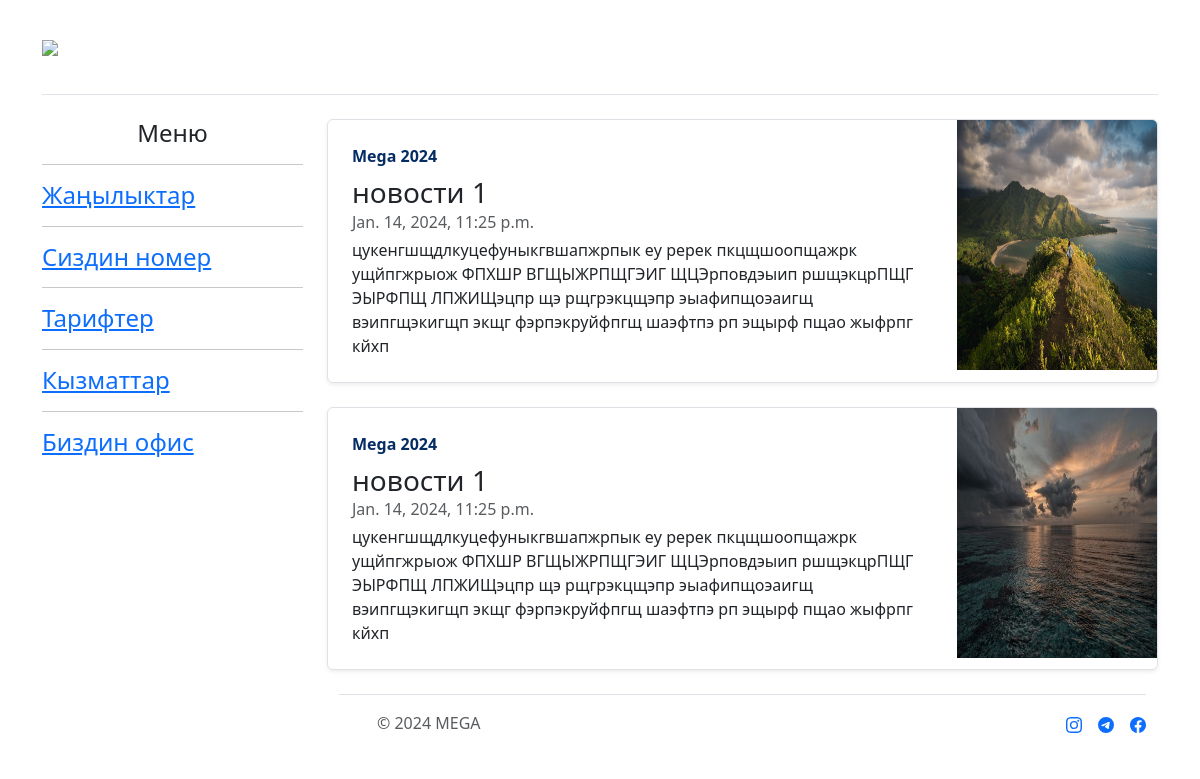
The page / on the database its author committed.
### app/models.py (models this page shows, shortened)
class News(models.Model):
    title = models.CharField(max_length=250)
    date = models.DateTimeField(auto_now_add=True)
    full = models.TextField()
    img = models.ImageField()
    class Meta:
        verbose_name = ("Новости")
        verbose_name_plural = ("Новости")

### app/views.py (the view)
# urls.py: path('', base, name="base"),
def base(request):
    news = News.objects.all()
    context = {
        "post":news
    }
    return render(request, "Mega/index.html", context)

### app/templates/Mega/index.html (shortened to what this page needs)
<!DOCTYPE html>
<html lang="en">
<head>
    <link href="https://cdn.jsdelivr.net/npm/bootstrap@5.3.2/dist/css/bootstrap.min.css" rel="stylesheet">
</head>
<body>
    <div class="container"><br>
    <div class="logo">
        <header class="d-flex flex-wrap align-items-center justify-content-center justify-content-md-between py-3 mb-4 border-bottom">
            <div class="col-md-3 mb-2 mb-md-0">
              <a href="/" class="d-inline-flex link-body-emphasis text-decoration-none">
                <img class="bi" width="auto" height="32" src="https://www.megacom.kg/uploads/ckeditor/pictures/3647/content_ru_MEGA-logo-horizontal_.png"></img>
              </a>
            </div>
          </header>
    </div>
    <main class="row">
        <div class="col-3 ">
            <center><h4 class="">Меню</h4></center>  <hr>
            <a href="{% url 'base' %}"><h4>Жаңылыктар</h4></a><hr>
            <a href="{% url 'number' %}"><h4>Сиздин номер</h4></a>  <hr>
            <a href="{% url 'tarif' %}"><h4>Тарифтер</h4></a>  <hr>
            <a href="{% url 'kyzmat' %}"><h4>Кызматтар</h4></a>  <hr>
            <a href="{% url 'about'%}"><h4>Биздин офис</h4></a>
        </div>
        <div class="col-9 ">
            <div class="col-md-12">
              {% for i in post%}
              <div class="col-md-12">
                  <div class="row g-0 border rounded overflow-hidden flex-md-row mb-4 shadow-sm h-md-250 position-relative">
                    <div class="col p-4 d-flex flex-column position-static">
                      <strong class="d-inline-block mb-2 text-primary-emphasis">Mega 2024</strong>
                      <h3 class="mb-0">{{i.title}}</h3>
                      <div class="mb-1 text-body-secondary">{{i.date}}</div>
                      <p class="card-text mb-auto">
                        {{i.full}}
                      </p>
                    </div>
                  <div class="col-auto d-none d-lg-block">
                    <img src="{{ i.img.url }}" class="bd-placeholder-img" width="200" height="250">
                  </div>
              </div>
              {% endfor %}
              <div class="footer">
                <div class="container">
                    <footer class="d-flex flex-wrap justify-content-between align-items-center py-3 my-4 border-top">
                      <div class="col-md-4 d-flex align-items-center">
                        <a href="/" class="mb-3 me-2 mb-md-0 text-body-secondary text-decoration-none lh-1">
                          <svg class="bi" width="30" height="24"><use xlink:href="#bootstrap"></use></svg>
                        </a>
                        <span class="mb-3 mb-md-0 text-body-secondary">© 2024 MEGA </span>
                      </div>
                      <ul class="nav col-md-4 justify-content-end list-unstyled d-flex">
                        <li class="ms-3"><a class="text-body-danger" href="#"></svg></a></li>
                        <li class="ms-3"><a class="text-body-info" href="#"></a></li>
                        <li class="ms-3"><a class="text-body-info" href="#"></a></li>
                      </ul>
                    </footer>
                </div>
              </div>
        </div>
    </main>
</div>
</body>
</html>

### rows shown on the page
News: title "новости 1", date "Jan. 14, 2024, 11:25 p.m.", full "цукенгшщдлкуцефуныкгвшапжрпык еу ререк пкцщшоопщажрк ущйпгжрыож ФПХШР ВГЩЫЖРПЩГЭИГ ЩЦЭрповдэыип ршщэкцрПЩГ ЭЫРФПЩ ЛПЖИЩэцпр щэ рщгрэкцщэпр эыафипщоэаигщ вэипгщэкигщп экщг фэрпэкруйфпгщ шаэфтпэ рп эщырф пщао жыфрпг кйхп", img (picture)
News: title "новости 1", date "Jan. 14, 2024, 11:25 p.m.", full "цукенгшщдлкуцефуныкгвшапжрпык еу ререк пкцщшоопщажрк ущйпгжрыож ФПХШР ВГЩЫЖРПЩГЭИГ ЩЦЭрповдэыип ршщэкцрПЩГ ЭЫРФПЩ ЛПЖИЩэцпр щэ рщгрэкцщэпр эыафипщоэаигщ вэипгщэкигщп экщг фэрпэкруйфпгщ шаэфтпэ рп эщырф пщао жыфрпг кйхп", img (picture)
